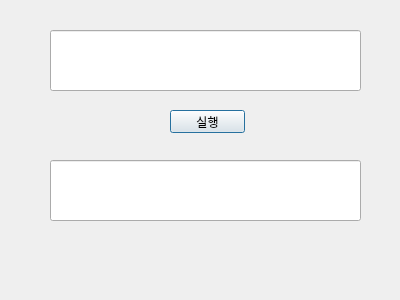
<?xml version="1.0" encoding="UTF-8"?>
<ui version="4.0">
 <class>Dialog</class>
 <widget class="QDialog" name="Dialog">
  <property name="geometry">
   <rect>
    <x>0</x>
    <y>0</y>
    <width>400</width>
    <height>300</height>
   </rect>
  </property>
  <property name="windowTitle">
   <string>Dialog</string>
  </property>
  <widget class="QLineEdit" name="lineEdit">
   <property name="geometry">
    <rect>
     <x>50</x>
     <y>30</y>
     <width>311</width>
     <height>61</height>
    </rect>
   </property>
  </widget>
  <widget class="QLineEdit" name="lineEdit_2">
   <property name="geometry">
    <rect>
     <x>50</x>
     <y>160</y>
     <width>311</width>
     <height>61</height>
    </rect>
   </property>
  </widget>
  <widget class="QPushButton" name="pushButton">
   <property name="geometry">
    <rect>
     <x>170</x>
     <y>110</y>
     <width>75</width>
     <height>23</height>
    </rect>
   </property>
   <property name="text">
    <string>실행</string>
   </property>
  </widget>
 </widget>
 <resources/>
 <connections/>
</ui>
